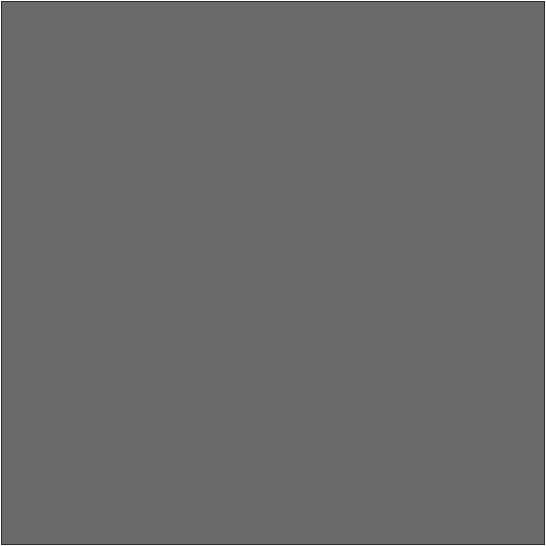
<?xml version="1.0" encoding="UTF-8"?>
<ui version="4.0">
 <class>udg::SynchronizationEditionWidgetBase</class>
 <widget class="QFrame" name="udg::SynchronizationEditionWidgetBase">
  <property name="geometry">
   <rect>
    <x>0</x>
    <y>0</y>
    <width>546</width>
    <height>546</height>
   </rect>
  </property>
  <property name="sizePolicy">
   <sizepolicy hsizetype="Ignored" vsizetype="Ignored">
    <horstretch>0</horstretch>
    <verstretch>0</verstretch>
   </sizepolicy>
  </property>
  <property name="windowTitle">
   <string>Frame</string>
  </property>
  <property name="styleSheet">
   <string notr="true">background-color: rgba(75, 75, 75, 0);</string>
  </property>
  <property name="frameShape">
   <enum>QFrame::StyledPanel</enum>
  </property>
  <property name="frameShadow">
   <enum>QFrame::Raised</enum>
  </property>
  <layout class="QGridLayout" name="gridLayout">
   <property name="margin">
    <number>0</number>
   </property>
   <property name="spacing">
    <number>0</number>
   </property>
   <item row="0" column="0">
    <widget class="QFrame" name="frame">
     <property name="sizePolicy">
      <sizepolicy hsizetype="Preferred" vsizetype="Preferred">
       <horstretch>0</horstretch>
       <verstretch>0</verstretch>
      </sizepolicy>
     </property>
     <property name="styleSheet">
      <string notr="true">background-color: rgba(0, 0, 0, 150);
background-image:url(&quot;&quot;);</string>
     </property>
     <property name="frameShape">
      <enum>QFrame::StyledPanel</enum>
     </property>
     <property name="frameShadow">
      <enum>QFrame::Raised</enum>
     </property>
     <layout class="QGridLayout" name="gridLayout_2">
      <item row="0" column="1">
       <spacer name="verticalSpacer_2">
        <property name="orientation">
         <enum>Qt::Vertical</enum>
        </property>
        <property name="sizeHint" stdset="0">
         <size>
          <width>20</width>
          <height>123</height>
         </size>
        </property>
       </spacer>
      </item>
      <item row="1" column="0">
       <spacer name="horizontalSpacer">
        <property name="orientation">
         <enum>Qt::Horizontal</enum>
        </property>
        <property name="sizeHint" stdset="0">
         <size>
          <width>151</width>
          <height>20</height>
         </size>
        </property>
       </spacer>
      </item>
      <item row="1" column="1">
       <widget class="QLabel" name="m_icon">
        <property name="enabled">
         <bool>true</bool>
        </property>
        <property name="sizePolicy">
         <sizepolicy hsizetype="Expanding" vsizetype="Expanding">
          <horstretch>0</horstretch>
          <verstretch>0</verstretch>
         </sizepolicy>
        </property>
        <property name="styleSheet">
         <string notr="true">background-color: rgb(255, 255, 255,0);</string>
        </property>
        <property name="text">
         <string/>
        </property>
        <property name="pixmap">
         <pixmap>../../../../../Desktop/plus.png</pixmap>
        </property>
       </widget>
      </item>
      <item row="1" column="2">
       <spacer name="horizontalSpacer_2">
        <property name="orientation">
         <enum>Qt::Horizontal</enum>
        </property>
        <property name="sizeHint" stdset="0">
         <size>
          <width>150</width>
          <height>20</height>
         </size>
        </property>
       </spacer>
      </item>
      <item row="2" column="1">
       <spacer name="verticalSpacer">
        <property name="orientation">
         <enum>Qt::Vertical</enum>
        </property>
        <property name="sizeHint" stdset="0">
         <size>
          <width>20</width>
          <height>122</height>
         </size>
        </property>
       </spacer>
      </item>
     </layout>
    </widget>
   </item>
  </layout>
 </widget>
 <resources/>
 <connections/>
</ui>
